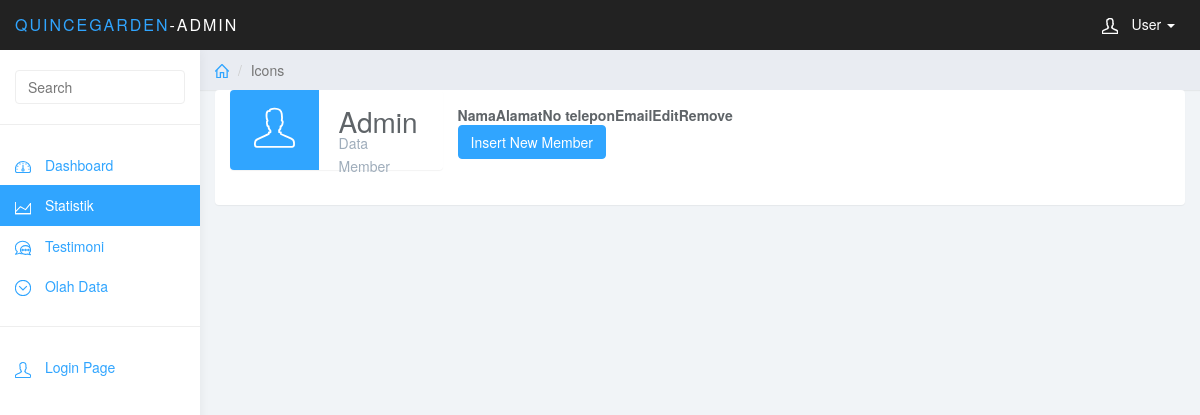
The app's page /index.php/admin/member, older data.
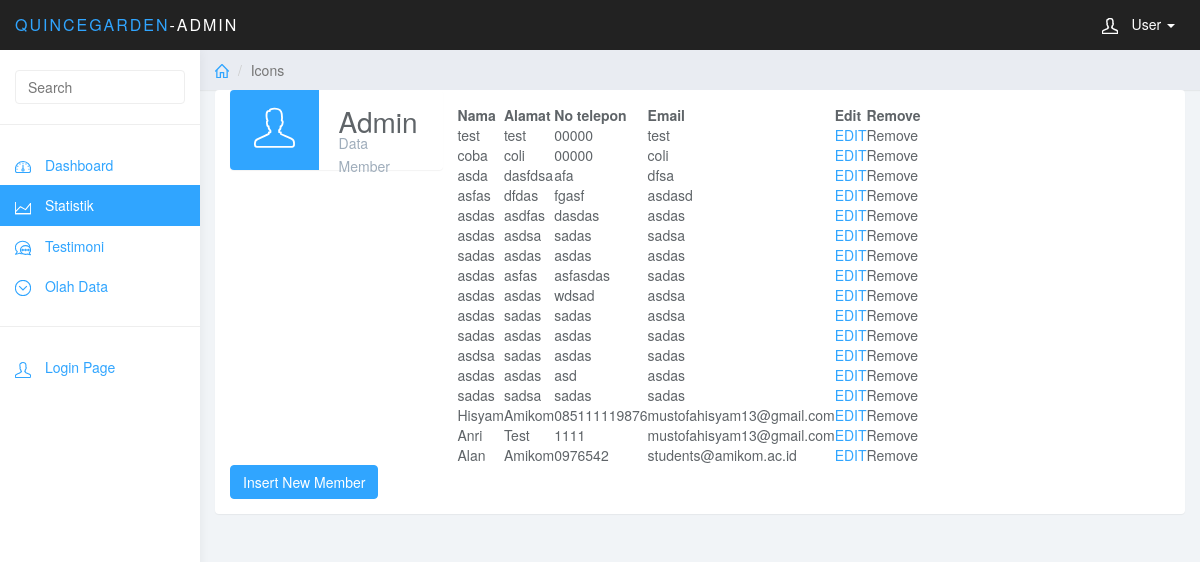
The same page, newer data.
### tables this page shows
CREATE TABLE `member` (
  `id_member` int(11) NOT NULL,
  `nama` varchar(40) NOT NULL,
  `alamat` varchar(50) NOT NULL,
  `no_telp` varchar(12) NOT NULL,
  `email` varchar(40) NOT NULL,
  `foto` text,
  `id_divisi` int(11) NOT NULL
);

### application/views/admin/layout/konten.php (called while the page is built)
<?php if(!defined('BASEPATH')) exit('Tidak boleh mengakses secara langsung');
if ($isi) {
  $this->load->view($isi);
}
 ?>

### application/views/admin/layout/wrapper.php (called while the page is built)
<?php
require_once('header.php');
require_once('konten.php');
require_once('footer.php');
 ?>

### application/controllers/admin/Member.php (called while the page is built, shortened)
<?php if (!defined('BASEPATH')) exit('Tidak bisa mengakses secara langsung');
class Member extends CI_Controller {
  public function __construct() {
    $this->load->model('admin/md_member');
  }
  public function index() {
    $data = array(
            'title' => 'Data Member',
            'member' => $this->md_member->read_member(),
            'isi' => 'admin/member/data_member');
    $this->load->view('admin/layout/wrapper', $data);
  }
}
 ?>

### index.php (called while the page is built, shortened)
<?php
require_once BASEPATH.'core/CodeIgniter.php';

### application/models/admin/Md_member.php (called while the page is built, shortened)
<?php
class Md_member extends CI_Model {
	public function read_member() {
		$query = $this->db->query('SELECT * FROM member');
		return $query->result_array();
	}
}
 ?>

### application/views/admin/member/data_member.php (the view)
<div class="row">
	<div class="col-lg-12">
		<div class="col-xs-12 col-md-6 col-lg-3">
				<div class="panel panel-blue panel-widget ">
					<div class="row no-padding">
						<div class="col-sm-3 col-lg-5 widget-left">
							<svg class="glyph stroked male-user"><use xlink:href="#stroked-male-user"></use></svg>
						</div>
						<div class="col-sm-9 col-lg-7 widget-right">
							<div class="large">Admin</div>
							<div class="text-muted">Data Member</div>
						</div>
					</div>
				</div>
			</div>
		<div class="panel panel-default">
			<div class="panel-body">
					<table data-toggle="table"  data-show-refresh="true" data-show-toggle="true" data-show-columns="true" data-search="true" data-select-item-name="toolbar1" data-pagination="true" data-sort-name="name" data-sort-order="desc">
						<thead>
							<tr>
								<th data-field="nama" data-sortable="true">Nama</th>
						    <th data-field="alamat" data-sortable="true">Alamat</th>
						    <th data-field="no telepon"  data-sortable="true">No telepon</th>
						    <th data-field="email" data-sortable="true">Email</th>
								<th data-field="edit" data-sortable="true">Edit</th>
								<th data-field="remove" data-sortable="true">Remove</th>
						  </tr>
						</thead>
						<?php foreach ($member as $list): ?>
						<tr>
							<td><?php echo $list['nama']; ?></td>
							<td><?php echo $list['alamat']; ?></td>
							<td><?php echo $list['no_telp']; ?></td>
							<td><?php echo $list['email']; ?></td>
							<td><a href="<?php echo base_url(); ?>admin/member/edit/<?php echo $list['id_member']; ?>">EDIT</a></td>
							<td>Remove</td>
						</tr>
						<?php endforeach; ?>
					</table>
					<a href="<?php echo base_url(); ?>admin/member/tambah"><button type="insert" class="btn btn-primary">Insert New Member</button></a>
				</div>
		</div>
	</div>
</div>
</div>

Row changes from the older to the newer data that the page shows:
added member: nama "test", alamat "test", no_telp "00000", email "test"
added member: nama "coba", alamat "coli", no_telp "00000", email "coli"
added member: nama "asda", alamat "dasfdsa", no_telp "afa", email "dfsa"
added member: nama "asfas", alamat "dfdas", no_telp "fgasf", email "asdasd"
added member: nama "asdas", alamat "asdfas", no_telp "dasdas", email "asdas"
added member: nama "asdas", alamat "asdsa", no_telp "sadas", email "sadsa"
added member: nama "sadas", alamat "asdas", no_telp "asdas", email "asdas"
added member: nama "asdas", alamat "asfas", no_telp "asfasdas", email "sadas"
added member: nama "asdas", alamat "asdas", no_telp "wdsad", email "asdsa"
added member: nama "asdas", alamat "sadas", no_telp "sadas", email "asdsa"
added member: nama "sadas", alamat "asdas", no_telp "asdas", email "sadas"
added member: nama "asdsa", alamat "sadas", no_telp "asdas", email "sadas"
added member: nama "asdas", alamat "asdas", no_telp "asd", email "asdas"
added member: nama "sadas", alamat "sadsa", no_telp "sadas", email "sadas"
added member: nama "Hisyam", alamat "Amikom", no_telp "085111119876", email "mustofahisyam13@gmail.com"
added member: nama "Anri", alamat "Test", no_telp "1111", email "mustofahisyam13@gmail.com"
added member: nama "Alan", alamat "Amikom", no_telp "0976542", email "students@amikom.ac.id"
